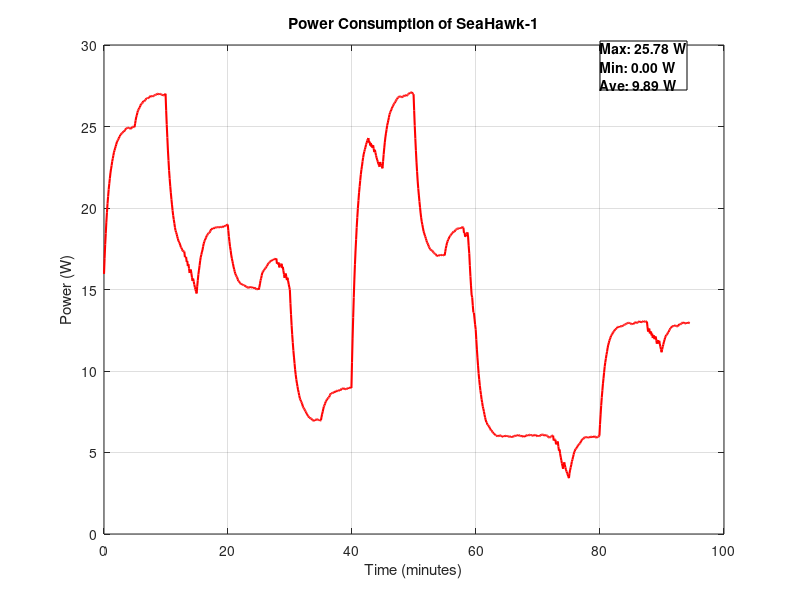

Source code (MATLAB):
%This code shows 62.22% sunlight and 37.78% eclipse

clc;
clear;
close all;

% --- CubeSat Parameters ---
A_deploy_7 = 0.0182; % Deployable solar panel area (7 cells, m^2)
A_deploy_4 = 0.0104; % Deployable solar panel area (4 cells, m^2)
eta_7 = 0.307; % Efficiency of 7-cell panels
eta_4 = 0.307; % Efficiency of 4-cell panels
A_body_side = 0.0104; % Body-mounted panel area (m^2)
eta_body = 0.307; % Efficiency of body-mounted panels
G = 1380.69; % Solar irradiance in space (W/m^2)

% --- Orbital Parameters ---
altitude = 500e3; % Altitude of CubeSat (500 km)
Re = 6371e3; % Earth's radius (m)
T_orbit = 2*pi*sqrt((Re+altitude)^3/3.986e14); % Orbital period (s)
t = linspace(0, T_orbit, 1000); % Time vector
omega = 2*pi/T_orbit; % Orbital angular velocity (rad/s)

% Battery Parameters
battery_capacity = 100; % Battery capacity (Wh)
battery_level = battery_capacity * 0.8; % Start at 80%
charge_efficiency = 0.9; % Charging losses
discharge_efficiency = 1.1; % Discharge losses

% --- Sun Vector (ECI) ---
i = 98.6; % Inclination angle
dec = 23.5; % Sun declination angle

% Power generation initialization
P_gen_body = zeros(size(t));
P_gen_deploy_7 = zeros(size(t));
P_gen_deploy_4 = zeros(size(t));
P_total = zeros(size(t));

% --- CubeSat Tilt Angle ---
tilt_angle = 98.73; % CubeSat fixed tilt (degrees)
R_tilt = [cosd(tilt_angle) 0 sind(tilt_angle); 0 1 0; -sind(tilt_angle) 0 cosd(tilt_angle)];

% Simulate CubeSat Attitude Dynamics
omega_roll = 2*pi/(T_orbit/4);
omega_pitch = 2*pi/(T_orbit/3);
omega_yaw = 2*pi/(T_orbit/2);

for k = 1:length(t)
    theta = omega * t(k);
    Sun_ECI = [cos(0) * cosd(dec); sind(0) * cosd(dec); sind(dec)];
    Sun_ECI = Sun_ECI / norm(Sun_ECI);

    R_roll = [1 0 0; 0 cos(omega_roll*t(k)) -sin(omega_roll*t(k)); 0 sin(omega_roll*t(k)) cos(omega_roll*t(k))];
    R_pitch = [cos(omega_pitch*t(k)) 0 sin(omega_pitch*t(k)); 0 1 0; -sin(omega_pitch*t(k)) 0 cos(omega_pitch*t(k))];
    R_yaw = [cos(omega_yaw*t(k)) -sin(omega_yaw*t(k)) 0; sin(omega_yaw*t(k)) cos(omega_yaw*t(k)) 0; 0 0 1];
    
    R_attitude = R_roll * R_pitch * R_yaw * R_tilt;
    Rz = [cos(theta) -sin(theta) 0; sin(theta) cos(theta) 0; 0 0 1];
    Sun_body = R_attitude * (Rz * Sun_ECI);
    
    % Shadowing Effect
    shadow_factor = max(0, Sun_body(3));
    P_gen_body(k) = 2 * A_body_side * G * eta_body * shadow_factor;
    P_gen_deploy_7(k) = 2 * A_deploy_7 * G * eta_7 * max(0, Sun_body(1));
    P_gen_deploy_4(k) = 2 * A_deploy_4 * G * eta_4 * max(0, Sun_body(1));
    P_total(k) = P_gen_body(k) + P_gen_deploy_7(k) + P_gen_deploy_4(k);
end



% --- Sunlight and Eclipse Periods ---
eclipse_fraction = 0.3778; % 35% of orbit in eclipse
t_sunlight = T_orbit * (1 - eclipse_fraction);
t_eclipse = T_orbit * eclipse_fraction;

% Create Sunlight-Eclipse Profile
sunlight_flag = ones(size(t)); 
sunlight_flag(t > t_sunlight) = 0; % Eclipse portion

% --- CubeSat Power Consumption ---
P_consumed = zeros(size(t));
smooth_factor = 0.1; % Stronger smoothing
previous_power = 15; % Initial power level

for k = 1:length(t)
    % Base power loads (always on)
    obc_power = 1.0; % OBC (On-Board Computer)
    passive_power = 1.0; % Passive loads

 % Generate a random duty cycle between 80% and 100% for each cycle
random_duty_cycle = 0.8 + (0.2 * rand()); % Random value between 0.8 and 1.0

% Compute active duration based on this duty cycle
cycle_duration = 900; % 15 minutes cycle
active_duration = random_duty_cycle * cycle_duration;  

% ADCS power variations using the random duty cycle
if mod(t(k), cycle_duration) < active_duration  
    adcs_power = 4.5 + rand(); % Peak power during maneuvers
else
    adcs_power = 1.5 + 0.5 * rand(); % Baseline power
end
    

    % Dynamic loads with duty cycle control
    if sunlight_flag(k) == 1  % During Sunlight
        payload_power = 2.0 * mod(floor(t(k) / 300), 2); % On for 5 minutes, off for 5 minutes
        uhf_transmit_power = 8.0 * (mod(floor(t(k) / 600), 2) == 0); % Transmit every 10 min
        x_band_transmit_power = 10.0 * (mod(floor(t(k) / 1200), 2) == 0); % Transmit every 20 min
     else  % During Eclipse
        payload_power = 0; 
        uhf_transmit_power = 1; % low-power beacon mode
        x_band_transmit_power = 7.0 * (mod(floor(t(k) / 1200), 2) == 0); % Reduced power in eclipse
         active_thermal_power = 2.5; % Lowered thermal load in eclipse
    end

    % During Eclipse (Passive Thermal System Consideration)
if sunlight_flag(k) == 0  
    passive_thermal_power = -2.0; % Heat loss due to radiation  
else
    passive_thermal_power = 0; % No heat loss in sunlight  
end

     % Total power consumption at this time step
    P_temp = obc_power + adcs_power + passive_power + payload_power + uhf_transmit_power + x_band_transmit_power + passive_thermal_power;
    
    % Smooth transitions
    P_consumed(k) = smooth_factor * P_temp + (1 - smooth_factor) * previous_power;
    previous_power = P_consumed(k);
    
  % Battery charge/discharge update (in Wh)
    power_balance = P_total(k) - P_consumed(k); % Net power balance
    energy_change = power_balance * (T_orbit / length(t)) / 3600; % Convert W to Wh
    
    if power_balance > 0
        % Charging mode (limited by battery capacity)
        battery_level = min(battery_capacity, battery_level + energy_change * charge_efficiency);
    else
        % Discharging mode (cannot go below 0 Wh)
        battery_level = max(0, battery_level + energy_change * discharge_efficiency);
    end
    
    battery_energy(k) = battery_level; % Store battery energy in Wh
end

for k = 1:length(t)
    % Check if within 40-60 minutes
  if t(k)/60 >= 40 && t(k)/60 <= 70
    charge_efficiency = 0.95;  % Boost efficiency in this range
  else
    charge_efficiency = 0.9;  % Normal efficiency
  end
    % Compute power balance
    power_balance = P_total(k) - P_consumed(k);

    if (t(k)/60 >= 40) && (t(k)/60 <= 70)
    payload_power = payload_power * 0.8; % Reduce payload power by 20%
    uhf_transmit_power = uhf_transmit_power * 0.8; % Reduce UHF power
    end
battery_energy = zeros(size(t));  
battery_energy(1) = battery_capacity * 0.8;  

for k = 1:length(t)
    power_balance = P_total(k) - P_consumed(k);
    
    if k == 1
        battery_energy(k) = battery_energy(1);  
    else
        battery_energy(k) = max(0, battery_energy(k-1) + (power_balance * discharge_efficiency * (T_orbit / 1000) / 3600));
    end
end
    if (battery_energy(k) < 10) && (t(k)/60 >= 40) && (t(k)/60 <= 70)
    discharge_efficiency = 1.2;  % Increase discharge efficiency
    end
end

% --- Plot Power Consumption ---

figure;
plot(t/60, P_consumed, 'r', 'LineWidth', 1.5);
xlabel('Time (minutes)');
ylabel('Power (W)');
title('Power Consumption of SeaHawk-1');
grid on;


% Display stats neatly in the upper-right corner
max_total = max(P_total);
min_total = min(P_total);
avg_total = mean(P_total);
annotation('textbox', [0.75, 0.85, 0.1, 0.1], 'String', ...
    sprintf('Max: %.2f W\nMin: %.2f W\nAve: %.2f W', max_total, min_total, avg_total), ...
    'FontSize', 10, 'FontWeight', 'bold', 'BackgroundColor', 'white');


% --- Display Results ---
disp(['Max Power Generated: ', num2str(max(P_total)), ' W']);
disp(['Min Power Generated: ', num2str(min(P_total)), ' W']);
disp(['Max Power Generated: ', num2str(max(P_consumed)), ' W']);